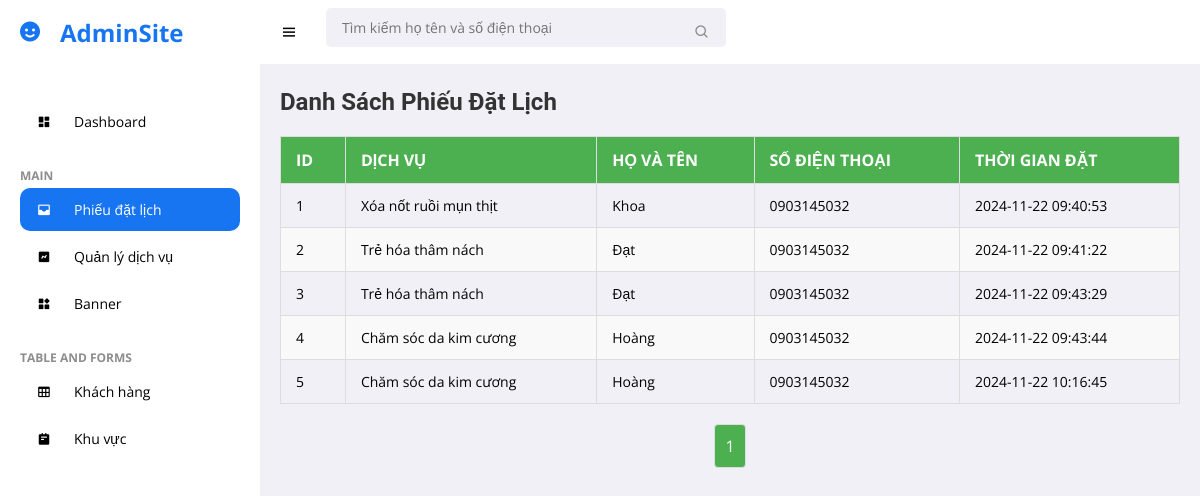
Before: /Admin/booking/booking.php with the older database file.
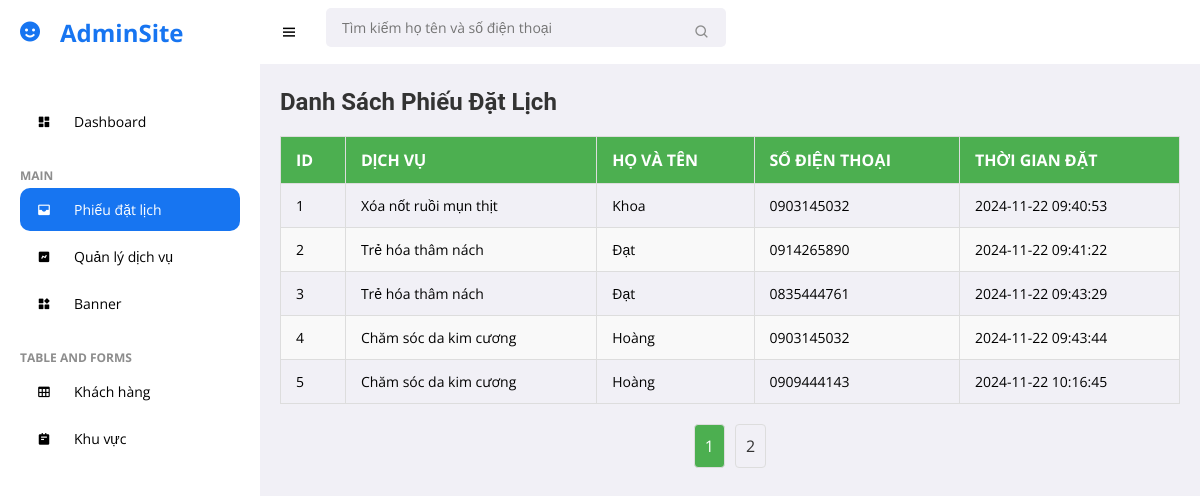
After: the same page with the newer database file.
### tables this page shows
CREATE TABLE `phieu_dat` (
  `id` int(11) NOT NULL,
  `id_dichvu` int(11) NOT NULL,
  `ten_dichvu` varchar(255) NOT NULL,
  `ho_va_ten` varchar(100) NOT NULL,
  `so_dien_thoai` varchar(15) NOT NULL,
  `thoi_gian_dat` datetime DEFAULT current_timestamp()
);

### Admin/booking/booking.php (the view, shortened to what this page needs)
<?php
$db = Database::getInstance();
$conn = $db->getConnection();
$records_per_page = 5;
$page = isset($_GET['page']) ? (int)$_GET['page'] : 1;
$search_term = isset($_GET['search']) ? $_GET['search'] : '';
$offset = ($page - 1) * $records_per_page;
$query = "SELECT * FROM phieu_dat WHERE ho_va_ten LIKE ? OR so_dien_thoai LIKE ? LIMIT $records_per_page OFFSET $offset";
$stmt = $conn->prepare($query);
$search_like = '%' . $search_term . '%';
$stmt->bind_param('ss', $search_like, $search_like);
$stmt->execute();
$result = $stmt->get_result();
$total_records_query = "SELECT COUNT(*) as total FROM phieu_dat WHERE ho_va_ten LIKE ? OR so_dien_thoai LIKE ?";
$stmt_count = $conn->prepare($total_records_query);
$stmt_count->bind_param('ss', $search_like, $search_like);
$stmt_count->execute();
$total_records_result = $stmt_count->get_result();
$total_records = $total_records_result->fetch_assoc()['total'];
$total_pages = ceil($total_records / $records_per_page);
?>
<!DOCTYPE html>
<html lang="en">
<head>
    <link href='https://unpkg.com/boxicons@2.0.9/css/boxicons.min.css' rel='stylesheet'>
    <link rel="stylesheet" href="../style.css">
</head>
<body>
    <section id="sidebar">
        <a href="#" class="brand"><i class='bx bxs-smile icon'></i> AdminSite</a>
        <ul class="side-menu">
            <li><a href="../index.php"><i class='bx bxs-dashboard icon'></i> Dashboard</a></li>
            <li class="divider" data-text="main">Main</li>
            <li>
                <a href="./booking.php" class="active"><i class='bx bxs-inbox icon'></i> Phiếu đặt lịch </a>
            </li>
            <li><a href="../service/service.php"><i class='bx bxs-chart icon'></i> Quản lý dịch vụ</a></li>
            <li><a href="../banner/banner.php"><i class='bx bxs-widget icon'></i>Banner</a></li>
            <li class="divider" data-text="table and forms">Table and forms</li>
            <li><a href="../customer/customer.php"><i class='bx bx-table icon'></i> Khách hàng</a></li>
            <li>
                <a href="#"><i class='bx bxs-notepad icon'></i> Khu vực </a>
            </li>
        </ul>
    </section>
    <section id="content">
        <nav>
            <i class='bx bx-menu toggle-sidebar'></i>
            <form action="" method="GET">
                <div class="form-group">
                    <input
                        type="text"
                        name="search"
                        id="search"
                        placeholder="Tìm kiếm họ tên và số điện thoại"
                        oninput="searchCustomer()"
                        autocomplete="off">
                    <i class='bx bx-search icon'></i>
                </div>
            </form>
        </nav>
        <main>
            <h1>Danh Sách Phiếu Đặt Lịch</h1>
            <table class="table">
                <thead>
                    <tr>
                        <th>ID</th>
                        <th>Dịch Vụ</th>
                        <th>Họ và Tên</th>
                        <th>Số Điện Thoại</th>
                        <th>Thời Gian Đặt</th>
                    </tr>
                </thead>
                <tbody id="customerData">
                    <?php
                    if ($result->num_rows > 0) {
                        while ($row = $result->fetch_assoc()) {
                            echo '<tr data-id="' . $row['id'] . '">';
                            echo '<td>' . $row['id'] . '</td>';
                            echo '<td>' . $row['ten_dichvu'] . '</td>';
                            echo '<td>' . $row['ho_va_ten'] . '</td>';
                            echo '<td>' . $row['so_dien_thoai'] . '</td>';
                            echo '<td>' . $row['thoi_gian_dat'] . '</td>';
                            echo '</tr>';
                        }
                    } else {
                        echo '<tr><td colspan="5">No records found</td></tr>';
                    }
                    ?>
                </tbody>
            </table>
            <div class="pagination">
                <?php
                for ($i = 1; $i <= $total_pages; $i++) {
                    $active_class = $i == $page ? 'active' : '';
                    echo '<a href="?page=' . $i . '&search=' . urlencode($search_term) . '" class="' . $active_class . '">' . $i . '</a>';
                }
                ?>
            </div>
        </main>
    </section>
</body>
</html>

Changed rows visible on the page:
changed phieu_dat id 2: so_dien_thoai "0903145032" → "0914265890"
changed phieu_dat id 3: so_dien_thoai "0903145032" → "0835444761"
changed phieu_dat id 5: so_dien_thoai "0903145032" → "0909444143"
Other visible differences:
new list line: "2"
